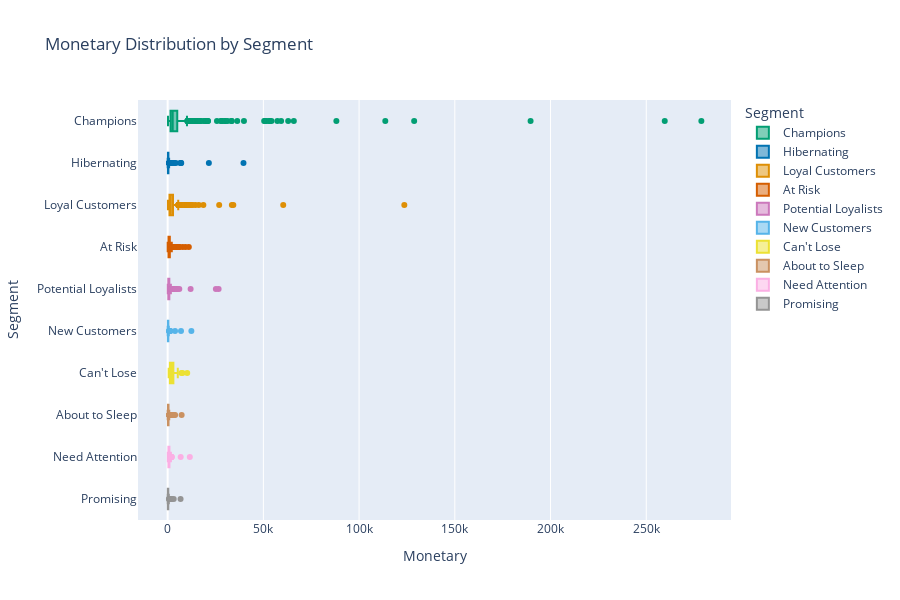

Notebook source saved alongside this figure:
### Code cell
# Create a horizontal boxplot for Monetary of each segment using plotly express
fig = px.box(rfm_df, 
             x='Monetary', 
             y='Segment', 
             orientation='h', 
             title='Monetary Distribution by Segment', 
             color='Segment',
             color_discrete_map=segment_color_mapping, 
             width=900,
             height=600)

fig.update_layout(
    hoverlabel=dict(
        bgcolor="white",
        font_size=14,
        # font_family="Rockwell",
    )
)
fig.show()

# save the plot
fig.write_html("../reports/plots/monetary_distribution_by_segment.html")

# save the plot in png format
fig.write_image("../reports/plots/monetary_distribution_by_segment.png")

### Figure 1 — Plotly figure (JSON) as saved in the notebook; plotly's stock layout.template omitted (floating-point values rounded to 4 significant figures; data arrays with more than 128 entries replaced by an {"elided": "..."} marker saying what was removed)
{"data": [{"alignmentgroup": "True", "hovertemplate": "Segment=%{y}<br>Monetary=%{x}<extra></extra>", "legendgroup": "Champions", "marker": {"color": "#029e73"}, "name": "Champions", "notched": false, "offsetgroup": "Champions", "orientation": "h", "showlegend": true, "type": "box", "x": {"elided": "614 float values"}, "x0": " ", "xaxis": "x", "y": {"elided": "614 str values"}, "y0": " ", "yaxis": "y"}, {"alignmentgroup": "True", "hovertemplate": "Segment=%{y}<br>Monetary=%{x}<extra></extra>", "legendgroup": "Hibernating", "marker": {"color": "#0173b2"}, "name": "Hibernating", "notched": false, "offsetgroup": "Hibernating", "orientation": "h", "showlegend": true, "type": "box", "x": {"elided": "1071 float values"}, "x0": " ", "xaxis": "x", "y": {"elided": "1071 str values"}, "y0": " ", "yaxis": "y"}, {"alignmentgroup": "True", "hovertemplate": "Segment=%{y}<br>Monetary=%{x}<extra></extra>", "legendgroup": "Loyal Customers", "marker": {"color": "#de8f05"}, "name": "Loyal Customers", "notched": false, "offsetgroup": "Loyal Customers", "orientation": "h", "showlegend": true, "type": "box", "x": {"elided": "809 float values"}, "x0": " ", "xaxis": "x", "y": {"elided": "809 str values"}, "y0": " ", "yaxis": "y"}, {"alignmentgroup": "True", "hovertemplate": "Segment=%{y}<br>Monetary=%{x}<extra></extra>", "legendgroup": "At Risk", "marker": {"color": "#d55e00"}, "name": "At Risk", "notched": false, "offsetgroup": "At Risk", "orientation": "h", "showlegend": true, "type": "box", "x": {"elided": "564 float values"}, "x0": " ", "xaxis": "x", "y": {"elided": "564 str values"}, "y0": " ", "yaxis": "y"}, {"alignmentgroup": "True", "hovertemplate": "Segment=%{y}<br>Monetary=%{x}<extra></extra>", "legendgroup": "Potential Loyalists", "marker": {"color": "#cc78bc"}, "name": "Potential Loyalists", "notched": false, "offsetgroup": "Potential Loyalists", "orientation": "h", "showlegend": true, "type": "box", "x": {"elided": "509 float values"}, "x0": " ", "xaxis": "x", "y": {"elided": "509 str values"}, "y0": " ", "yaxis": "y"}, {"alignmentgroup": "True", "hovertemplate": "Segment=%{y}<br>Monetary=%{x}<extra></extra>", "legendgroup": "New Customers", "marker": {"color": "#56b4e9"}, "name": "New Customers", "notched": false, "offsetgroup": "New Customers", "orientation": "h", "showlegend": true, "type": "box", "x": [150.9, 144.1, 104, 227.1, 249.7, 6977.0, 1463.0, 160.2, 204, 344, 220.1, 712.8, 99.6, 390.7, 360, 252.5, 196.9, 89.94, 156.2, 163.6, 202.1, 279.1, 270.6, 227.4, 214.0, 77.4, 353.3, 99.45, 463.1, 168.6, 52.2, 310.0, 3861, 420.3, 336.4, 635.7, 246.3, 949.0, 41.99, 12390.0, 2.9, 400.9, 124.2, 90.04, 179.0, 80.8, 144.9, 126.1, 1133.0, 897.4, 216.3, 137, 168.2, 834.5, 77.5, 220.7, 170.2, 104, 204, 176.6], "x0": " ", "xaxis": "x", "y": ["New Customers", "New Customers", "New Customers", "New Customers", "New Customers", "New Customers", "New Customers", "New Customers", "New Customers", "New Customers", "New Customers", "New Customers", "New Customers", "New Customers", "New Customers", "New Customers", "New Customers", "New Customers", "New Customers", "New Customers", "New Customers", "New Customers", "New Customers", "New Customers", "New Customers", "New Customers", "New Customers", "New Customers", "New Customers", "New Customers", "New Customers", "New Customers", "New Customers", "New Customers", "New Customers", "New Customers", "New Customers", "New Customers", "New Customers", "New Customers", "New Customers", "New Customers", "New Customers", "New Customers", "New Customers", "New Customers", "New Customers", "New Customers", "New Customers", "New Customers", "New Customers", "New Customers", "New Customers", "New Customers", "New Customers", "New Customers", "New Customers", "New Customers", "New Customers", "New Customers"], "y0": " ", "yaxis": "y"}, {"alignmentgroup": "True", "hovertemplate": "Segment=%{y}<br>Monetary=%{x}<extra></extra>", "legendgroup": "Can't Lose", "marker": {"color": "#ece133"}, "name": "Can't Lose", "notched": false, "offsetgroup": "Can't Lose", "orientation": "h", "showlegend": true, "type": "box", "x": [4009.0, 1946.0, 2996.0, 2295.0, 4874.0, 540.1, 7741.0, 3756.0, 2386.0, 3502.0, 4099.0, 1965.0, 3084.0, 2867.0, 2297.0, 3246.0, 4278.0, 891.8, 2996.0, 2103.0, 1853.0, 2924.0, 1590.0, 1259.0, 2730.0, 2363.0, 1921.0, 1220.0, 2248.0, 3632.0, 1045.0, 3076.0, 675.6, 717.4, 803.5, 2726.0, 1744.0, 3245.0, 3641.0, 1649.0, 1017.0, 10220.0, 534.3, 1302.0, 1037.0, 2266.0, 750.9, 7157.0, 1463.0, 592.7, 1579.0, 2592.0, 2741.0, 4371.0, 835.9, 3186.0, 1551.0, 976.5, 1896.0, 682.3, 2098.0, 2389.0, 697.5, 2745.0, 1117.0, 2193.0, 1204.0, 1818.0, 1252.0, 5303.0, 1119.0, 1520.0, 1124.0, 686.6, 1961.0, 2055.0, 2580.0], "x0": " ", "xaxis": "x", "y": ["Can't Lose", "Can't Lose", "Can't Lose", "Can't Lose", "Can't Lose", "Can't Lose", "Can't Lose", "Can't Lose", "Can't Lose", "Can't Lose", "Can't Lose", "Can't Lose", "Can't Lose", "Can't Lose", "Can't Lose", "Can't Lose", "Can't Lose", "Can't Lose", "Can't Lose", "Can't Lose", "Can't Lose", "Can't Lose", "Can't Lose", "Can't Lose", "Can't Lose", "Can't Lose", "Can't Lose", "Can't Lose", "Can't Lose", "Can't Lose", "Can't Lose", "Can't Lose", "Can't Lose", "Can't Lose", "Can't Lose", "Can't Lose", "Can't Lose", "Can't Lose", "Can't Lose", "Can't Lose", "Can't Lose", "Can't Lose", "Can't Lose", "Can't Lose", "Can't Lose", "Can't Lose", "Can't Lose", "Can't Lose", "Can't Lose", "Can't Lose", "Can't Lose", "Can't Lose", "Can't Lose", "Can't Lose", "Can't Lose", "Can't Lose", "Can't Lose", "Can't Lose", "Can't Lose", "Can't Lose", "Can't Lose", "Can't Lose", "Can't Lose", "Can't Lose", "Can't Lose", "Can't Lose", "Can't Lose", "Can't Lose", "Can't Lose", "Can't Lose", "Can't Lose", "Can't Lose", "Can't Lose", "Can't Lose", "Can't Lose", "Can't Lose", "Can't Lose"], "y0": " ", "yaxis": "y"}, {"alignmentgroup": "True", "hovertemplate": "Segment=%{y}<br>Monetary=%{x}<extra></extra>", "legendgroup": "About to Sleep", "marker": {"color": "#ca9161"}, "name": "About to Sleep", "notched": false, "offsetgroup": "About to Sleep", "orientation": "h", "showlegend": true, "type": "box", "x": {"elided": "331 float values"}, "x0": " ", "xaxis": "x", "y": {"elided": "331 str values"}, "y0": " ", "yaxis": "y"}, {"alignmentgroup": "True", "hovertemplate": "Segment=%{y}<br>Monetary=%{x}<extra></extra>", "legendgroup": "Need Attention", "marker": {"color": "#fbafe4"}, "name": "Need Attention", "notched": false, "offsetgroup": "Need Attention", "orientation": "h", "showlegend": true, "type": "box", "x": {"elided": "180 float values"}, "x0": " ", "xaxis": "x", "y": {"elided": "180 str values"}, "y0": " ", "yaxis": "y"}, {"alignmentgroup": "True", "hovertemplate": "Segment=%{y}<br>Monetary=%{x}<extra></extra>", "legendgroup": "Promising", "marker": {"color": "#949494"}, "name": "Promising", "notched": false, "offsetgroup": "Promising", "orientation": "h", "showlegend": true, "type": "box", "x": [77.4, 60, 179.9, 613.2, 137.3, 73.68, 201, 318.5, 114.1, 97.5, 409.5, 1248.0, 271.4, 91.8, 250.3, 258.4, 75, 125.8, 628.8, 347, 122.6, 180.5, 216.9, 40.95, 223.8, 230.2, 169.6, 320.5, 76.8, 139.5, 80.2, 673.6, 43.2, 490.2, 322.1, 1373.0, 1308.0, 139.6, 186.2, 110.5, 108.0, 179.9, 160.2, 139.5, 197.6, 266.8, 589.7, 100.9, 326.4, 537, 106.6, 1717.0, 408.8, 277.1, 446.9, 231.9, 135.9, 93.78, 171.2, 161.6, 126.1, 1465.0, 440, 186.0, 30, 191.0, 205.2, 297, 168.1, 3166.0, 215.5, 126.2, 777.6, 90.3, 101.7, 213.0, 6749.0, 281.9, 250.2, 1692.0, 107.6, 35.4, 20.8, 1873.0, 185.5, 71, 285.5, 213.8, 293.1, 363.9, 1138, 98.42, 148.9, 161.7, 166.1, 184.4, 106.1, 256.3, 1232.0, 87.53, 49.8, 139.1, 596.1, 95.34], "x0": " ", "xaxis": "x", "y": ["Promising", "Promising", "Promising", "Promising", "Promising", "Promising", "Promising", "Promising", "Promising", "Promising", "Promising", "Promising", "Promising", "Promising", "Promising", "Promising", "Promising", "Promising", "Promising", "Promising", "Promising", "Promising", "Promising", "Promising", "Promising", "Promising", "Promising", "Promising", "Promising", "Promising", "Promising", "Promising", "Promising", "Promising", "Promising", "Promising", "Promising", "Promising", "Promising", "Promising", "Promising", "Promising", "Promising", "Promising", "Promising", "Promising", "Promising", "Promising", "Promising", "Promising", "Promising", "Promising", "Promising", "Promising", "Promising", "Promising", "Promising", "Promising", "Promising", "Promising", "Promising", "Promising", "Promising", "Promising", "Promising", "Promising", "Promising", "Promising", "Promising", "Promising", "Promising", "Promising", "Promising", "Promising", "Promising", "Promising", "Promising", "Promising", "Promising", "Promising", "Promising", "Promising", "Promising", "Promising", "Promising", "Promising", "Promising", "Promising", "Promising", "Promising", "Promising", "Promising", "Promising", "Promising", "Promising", "Promising", "Promising", "Promising", "Promising", "Promising", "Promising", "Promising", "Promising", "Promising"], "y0": " ", "yaxis": "y"}], "layout": {"boxmode": "overlay", "height": 600, "hoverlabel": {"bgcolor": "white", "font": {"size": 14}}, "legend": {"title": {"text": "Segment"}, "tracegroupgap": 0}, "title": {"text": "Monetary Distribution by Segment"}, "width": 900, "xaxis": {"anchor": "y", "domain": [0, 1], "title": {"text": "Monetary"}}, "yaxis": {"anchor": "x", "categoryarray": ["Promising", "Need Attention", "About to Sleep", "Can't Lose", "New Customers", "Potential Loyalists", "At Risk", "Loyal Customers", "Hibernating", "Champions"], "categoryorder": "array", "domain": [0, 1], "title": {"text": "Segment"}}}}
